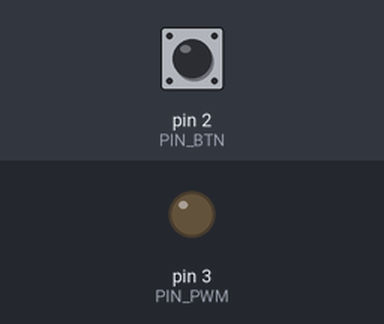
Bench run of a sketch on a simulated Arduino Uno, built with avr-gcc and run on an emulated ATmega328P. On the bench: output pins drawn as LEDs (lit = HIGH). The inputs (shaded band) are chosen by the test bench; at power-on: pin 2 (PIN_BTN) HIGH.

Above: at 1.2 s.
1.3 s: pin 2 (PIN_BTN) pulled LOW for 0.15 s
At 2.1 s:
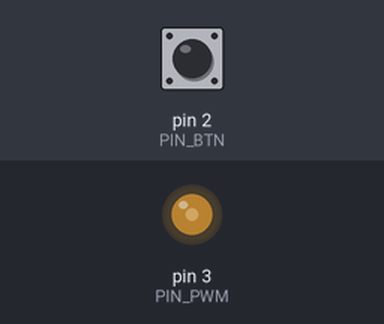
2.9 s: pin 2 (PIN_BTN) pulled LOW for 1 s
At 3.4 s:
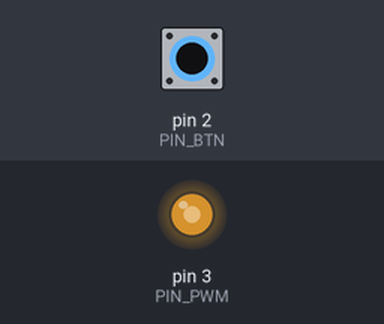
5.4 s: pin 2 (PIN_BTN) pulled LOW for 0.15 s
At 6.6 s:
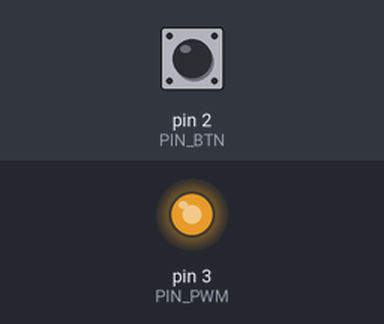
7.0 s: pin 2 (PIN_BTN) pulsed LOW 2 times (0.12 s each, 0.3 s apart)
10.6 s: pin 2 (PIN_BTN) pulled LOW for 3.2 s
Timing chart, 0 to 13.8 s (numbered marks = the images above; inputs shaded):
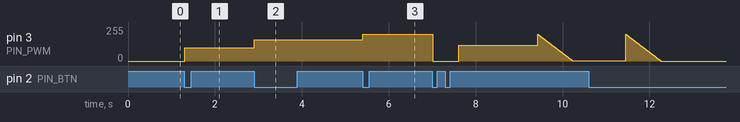

Measured:
- after the input at 1.3 s, pin 3 (PIN_PWM): 0/255 → 100/255 at once
- after the input at 2.9 s, pin 3 (PIN_PWM): 100/255 → 160/255 at once
- after the input at 5.4 s, pin 3 (PIN_PWM): 160/255 → 200/255 at once

The sketch:

Leddino_Nano_code_example.ino
```cpp
//Pin definition
#define PIN_PWM 3
#define PIN_BTN 2

//Min/max pwm
#define LED_OFF 0
#define LED_MAXPWM 200

int state = 0;
bool interrupt = false;

void setup() {
  analogWrite(PIN_PWM, LED_OFF); // Avoid unexpected LED flashes during firmware loading and during reset

  pinMode(PIN_PWM, OUTPUT);     // Set pin 3 as the output
  analogWrite(PIN_PWM, LED_OFF);// Set pwm to 0

  //Set pwm frequency to 2 kHz
  TCCR2B = 0b00000011;
  TCCR2A = 0b00000011;

  attachInterrupt(digitalPinToInterrupt(PIN_BTN), changeState, FALLING);
}

void loop() {
  if(interrupt){
    state++;
    if(state > 5)
      state = 0;

    interrupt = false;
  }

  if(state == 0)
    turnOffLed();
  else if(state == 1)
    turnOnLed(50); //50% power
  else if(state == 2)
    turnOnLed(80); //80% power
  else if(state == 3)
    turnOnLed(100); //100% power
  else if(state == 4)
    classicBlink(600, 60);
  else if(state == 5)
    fadeBlink();
}

void turnOffLed(){
  analogWrite(PIN_PWM, LED_OFF);
  delay(50);
}

void turnOnLed(int percent){
  analogWrite(PIN_PWM, getPwmValue(percent));
  delay(50);
}

void classicBlink(int dl, int percent){
  analogWrite(PIN_PWM, LED_OFF);
  delay(dl);
  analogWrite(PIN_PWM, getPwmValue(percent));
  delay(dl);
}

void fadeBlink(){
  for(int i = 0; i<100;i++){
    analogWrite(PIN_PWM, getPwmValue(i));
    delay(4);
  }

  for(int i = 100; i>0;i--){
    analogWrite(PIN_PWM, getPwmValue(i));
    delay(4);
  }

  for(int i = 0; i<100;i++){
    analogWrite(PIN_PWM, getPwmValue(i));
    delay(4);
  }

  for(int i = 100; i>0;i--){
    analogWrite(PIN_PWM, getPwmValue(i));
    delay(8);
  }
}

byte getPwmValue(int pc){
  byte res = map(pc, 0, 100, 0, LED_MAXPWM);
  return res;
}

void changeState(){
  interrupt = true;
}
```
